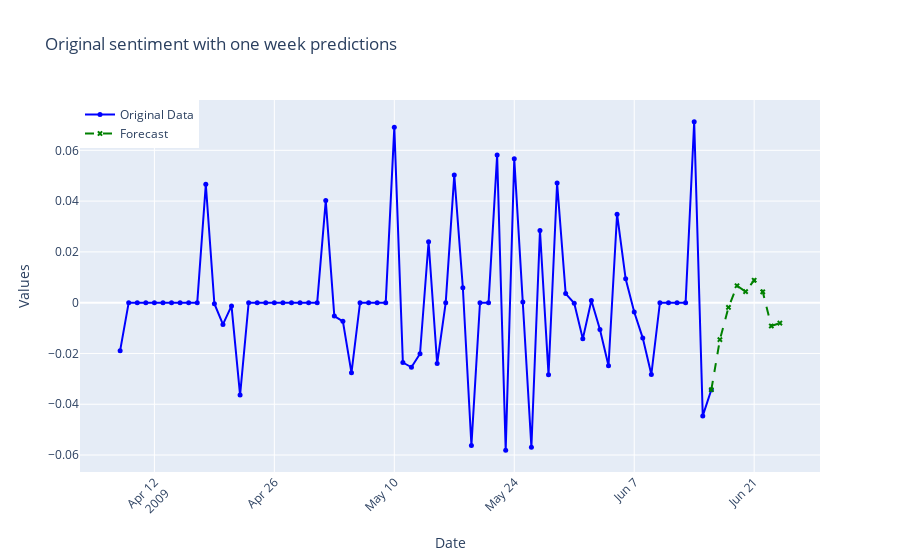

Write notebook code for a chart like this one.
### Markdown cell above
## Forecast for 1 week

### Code cell
import plotly.graph_objects as go
#ploting the forecast of 1 week in the same line
#  one-week forecast
forecast_start_date = df_diff_sqrt.index[-1] + pd.Timedelta(days=1)
forecast_dates = pd.date_range(start=forecast_start_date, periods=len(forecast_1_week), freq='D')

# Using new df to create continuous line between the historical and forecast data
last_actual_value = df_diff_sqrt.iloc[-1]
forecast_with_last_actual = pd.Series([last_actual_value] + list(forecast_1_week), index=[df_diff_sqrt.index[-1]] + list(forecast_dates))

# Create traces for original data and forecast
trace_original = go.Scatter(x=df_diff_sqrt.index, y=df_diff_sqrt, mode='lines+markers', name='Original Data', marker=dict(size=5), line=dict(color='blue'))
trace_forecast = go.Scatter(x=forecast_with_last_actual.index, y=forecast_with_last_actual, mode='lines+markers', name='Forecast', marker=dict(size=5, symbol='x'), line=dict(dash='dash', color='green'))

# Create layout
layout = go.Layout(
    title='Original Scores with 1 week predictions',
    xaxis=dict(title='Date'),
    yaxis=dict(title='Values'),
    legend=dict(x=0, y=1),
    grid=dict(columns=1, rows=1),
    xaxis_tickangle=-45
)

# Create figure and add traces
fig = go.Figure(data=[trace_original, trace_forecast], layout=layout)

# Show the interactive Plotly graph
fig.show()

### Figure 1 — Plotly figure (JSON) as saved in the notebook; plotly's stock layout.template omitted (floating-point values rounded to 4 significant figures)
{"data": [{"line": {"color": "blue"}, "marker": {"size": 5}, "mode": "lines+markers", "name": "Original Data", "type": "scatter", "x": ["2009-04-08T00:00:00", "2009-04-09T00:00:00", "2009-04-10T00:00:00", "2009-04-11T00:00:00", "2009-04-12T00:00:00", "2009-04-13T00:00:00", "2009-04-14T00:00:00", "2009-04-15T00:00:00", "2009-04-16T00:00:00", "2009-04-17T00:00:00", "2009-04-18T00:00:00", "2009-04-19T00:00:00", "2009-04-20T00:00:00", "2009-04-21T00:00:00", "2009-04-22T00:00:00", "2009-04-23T00:00:00", "2009-04-24T00:00:00", "2009-04-25T00:00:00", "2009-04-26T00:00:00", "2009-04-27T00:00:00", "2009-04-28T00:00:00", "2009-04-29T00:00:00", "2009-04-30T00:00:00", "2009-05-01T00:00:00", "2009-05-02T00:00:00", "2009-05-03T00:00:00", "2009-05-04T00:00:00", "2009-05-05T00:00:00", "2009-05-06T00:00:00", "2009-05-07T00:00:00", "2009-05-08T00:00:00", "2009-05-09T00:00:00", "2009-05-10T00:00:00", "2009-05-11T00:00:00", "2009-05-12T00:00:00", "2009-05-13T00:00:00", "2009-05-14T00:00:00", "2009-05-15T00:00:00", "2009-05-16T00:00:00", "2009-05-17T00:00:00", "2009-05-18T00:00:00", "2009-05-19T00:00:00", "2009-05-20T00:00:00", "2009-05-21T00:00:00", "2009-05-22T00:00:00", "2009-05-23T00:00:00", "2009-05-24T00:00:00", "2009-05-25T00:00:00", "2009-05-26T00:00:00", "2009-05-27T00:00:00", "2009-05-28T00:00:00", "2009-05-29T00:00:00", "2009-05-30T00:00:00", "2009-05-31T00:00:00", "2009-06-01T00:00:00", "2009-06-02T00:00:00", "2009-06-03T00:00:00", "2009-06-04T00:00:00", "2009-06-05T00:00:00", "2009-06-06T00:00:00", "2009-06-07T00:00:00", "2009-06-08T00:00:00", "2009-06-09T00:00:00", "2009-06-10T00:00:00", "2009-06-11T00:00:00", "2009-06-12T00:00:00", "2009-06-13T00:00:00", "2009-06-14T00:00:00", "2009-06-15T00:00:00", "2009-06-16T00:00:00"], "y": [-0.01891, 0, 0, 0, 0, 0, 0, 0, 0, 0, 0.04662, -0.0004122, -0.008547, -0.001273, -0.03639, 0, 0, 0, 0, 0, 0, 0, 0, 0, 0.04024, -0.005286, -0.00733, -0.02762, 0, 0, 0, 0, 0.06912, -0.02357, -0.02544, -0.0201, 0.024, -0.024, 0, 0.05032, 0.005893, -0.05621, 0, 0, 0.05812, -0.05812, 0.05664, 0.0002847, -0.05692, 0.02843, -0.02843, 0.04712, 0.003571, -0.0002149, -0.01425, 0.0008328, -0.01057, -0.02484, 0.03482, 0.009417, -0.003661, -0.01394, -0.02829, 0, 0, 0, 0, 0.07125, -0.04458, -0.03429]}, {"line": {"color": "green", "dash": "dash"}, "marker": {"size": 5, "symbol": "x"}, "mode": "lines+markers", "name": "Forecast", "type": "scatter", "x": ["2009-06-16T00:00:00", "2009-06-17T00:00:00", "2009-06-18T00:00:00", "2009-06-19T00:00:00", "2009-06-20T00:00:00", "2009-06-21T00:00:00", "2009-06-22T00:00:00", "2009-06-23T00:00:00", "2009-06-24T00:00:00"], "y": [-0.03429, -0.01456, -0.001863, 0.006671, 0.004336, 0.008839, 0.004276, -0.009196, -0.008039]}], "layout": {"grid": {"columns": 1, "rows": 1}, "legend": {"x": 0, "y": 1}, "title": {"text": "Original sentiment with one week predictions"}, "xaxis": {"tickangle": -45, "title": {"text": "Date"}}, "yaxis": {"title": {"text": "Values"}}}}
